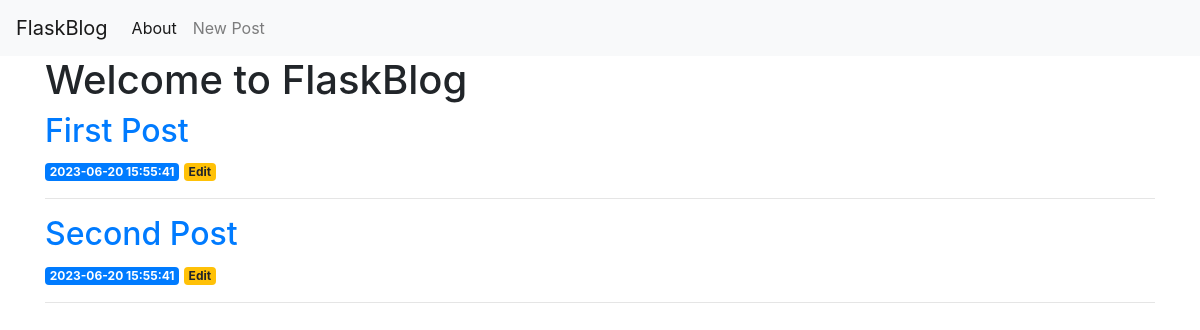
The app's page /, older data.
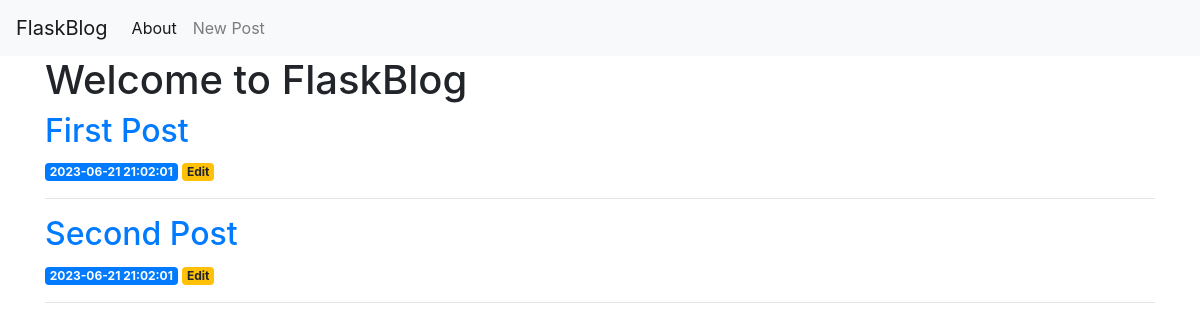
The same page, newer data.
### tables this page shows
CREATE TABLE posts (
    id INTEGER PRIMARY KEY AUTOINCREMENT,
    created TIMESTAMP NOT NULL DEFAULT CURRENT_TIMESTAMP,
    title TEXT NOT NULL,
    content TEXT NOT NULL
);

### app.py (the view)
@app.route('/')
def index():
    conn = get_db_connection()
    posts = conn.execute('SELECT * FROM posts').fetchall()
    conn.close()
    return render_template('index.html', posts=posts)

### app.py (called while the page is built)
def get_db_connection():
    conn = sqlite3.connect('database.db')
    conn.row_factory = sqlite3.Row
    return conn

### templates/index.html
{% extends 'base.html' %}
{% block content %}
    <h1>{% block title %} Welcome to FlaskBlog {% endblock %}</h1>
    {% for post in posts %}
        <a href="#">
            <h2>{{ post['title'] }}</h2>
        </a>
        <span class="badge badge-primary">{{ post['created'] }}</span>
        <a href="{{ url_for('edit', id=post['id']) }}">
            <span class="badge badge-warning">Edit</span>
        </a>
        <hr>
    {% endfor %}
{% endblock %}

### templates/base.html (shortened to what this page needs)
<!doctype html>
<html lang="en">
  <head>
    <link rel="stylesheet" href="https://stackpath.bootstrapcdn.com/bootstrap/4.3.1/css/bootstrap.min.css">
  </head>
  <body>
    <nav class="navbar navbar-expand-md navbar-light bg-light">
        <a class="navbar-brand" href="{{ url_for('index')}}">FlaskBlog</a>
        <div class="collapse navbar-collapse" id="navbarNav">
            <ul class="navbar-nav">
            <li class="nav-item active">
                <a class="nav-link" href="#">About</a>
            </li>
            <li class="nav-item">
              <a class="nav-link" href="{{url_for('create')}}">New Post</a>
            </li>
            </ul>
        </div>
    </nav>
    <div class="container">
        {% block content %} {% endblock %}
    </div>
  </body>
</html>

Row changes from the older to the newer data that the page shows:
changed posts "First Post": created "2023-06-20 15:55:41" → "2023-06-21 21:02:01"
changed posts "Second Post": created "2023-06-20 15:55:41" → "2023-06-21 21:02:01"
